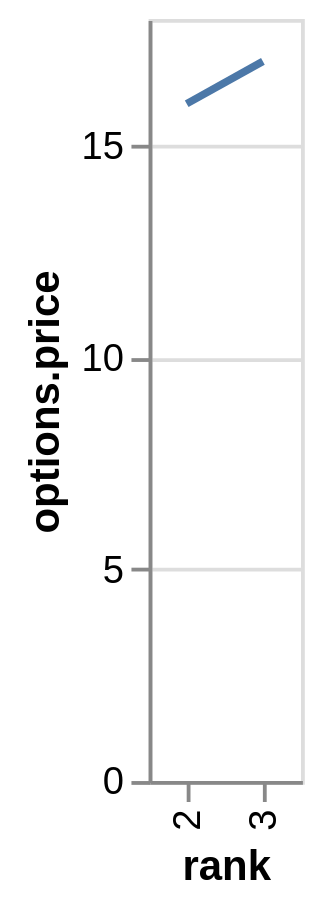

Vega-Lite specification stored for this chart:
### Vega specification from a JSON file in a GitHub repository (floating-point values rounded to 4 significant figures)
{"$schema": "https://vega.github.io/schema/vega/v5.json", "background": "white", "padding": 5, "height": 200, "style": "cell", "data": [{"name": "source_0", "values": [{"rank": "1"}, {"rank": "2", "options": {"price": 16}}, {"rank": "3", "options": {"price": 17}}]}, {"name": "data_0", "source": "source_0", "transform": [{"type": "formula", "expr": "datum[\"options\"] && datum[\"options\"][\"price\"]", "as": "options.price"}, {"type": "filter", "expr": "datum.options != null"}]}], "signals": [{"name": "x_step", "value": 20}, {"name": "width", "update": "bandspace(domain('x').length, 1, 0.5) * x_step"}], "marks": [{"name": "marks", "type": "line", "style": ["line"], "sort": {"field": "datum[\"rank\"]"}, "from": {"data": "data_0"}, "encode": {"update": {"stroke": {"value": "#4c78a8"}, "description": {"signal": "\"rank\" + \": \" + (isValid(datum[\"rank\"]) ? datum[\"rank\"] : \"\"+datum[\"rank\"]) + \"; \" + \"options.price\" + \": \" + (format(datum[\"options.price\"], \"\"))"}, "x": {"scale": "x", "field": "rank"}, "y": {"scale": "y", "field": "options\\.price"}, "defined": {"signal": "isValid(datum[\"options.price\"]) && isFinite(+datum[\"options.price\"])"}}}}], "scales": [{"name": "x", "type": "point", "domain": {"data": "data_0", "field": "rank", "sort": true}, "range": {"step": {"signal": "x_step"}}, "padding": 0.5}, {"name": "y", "type": "linear", "domain": {"data": "data_0", "field": "options\\.price"}, "range": [{"signal": "height"}, 0], "nice": true, "zero": true}], "axes": [{"scale": "y", "orient": "left", "gridScale": "x", "grid": true, "tickCount": {"signal": "ceil(height/40)"}, "domain": false, "labels": false, "aria": false, "maxExtent": 0, "minExtent": 0, "ticks": false, "zindex": 0}, {"scale": "x", "orient": "bottom", "grid": false, "title": "rank", "labelAlign": "right", "labelAngle": 270, "labelBaseline": "middle", "labelOverlap": true, "zindex": 0}, {"scale": "y", "orient": "left", "grid": false, "title": "options.price", "labelOverlap": true, "tickCount": {"signal": "ceil(height/40)"}, "zindex": 0}]}
